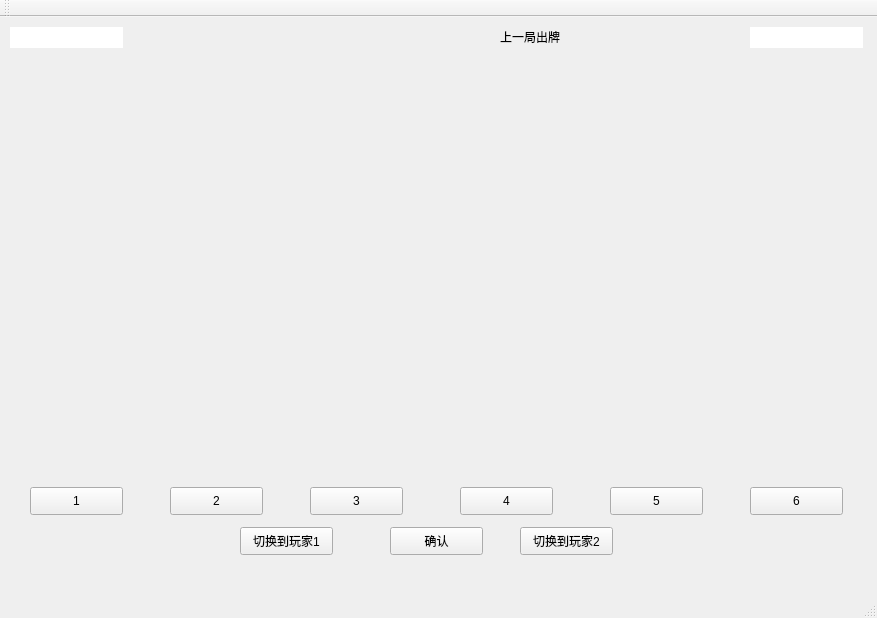
<?xml version="1.0" encoding="UTF-8"?>
<ui version="4.0">
 <class>MainWindow</class>
 <widget class="QMainWindow" name="MainWindow">
  <property name="geometry">
   <rect>
    <x>0</x>
    <y>0</y>
    <width>877</width>
    <height>618</height>
   </rect>
  </property>
  <property name="windowTitle">
   <string>Arcomage</string>
  </property>
  <property name="autoFillBackground">
   <bool>false</bool>
  </property>
  <widget class="QWidget" name="centralWidget">
   <widget class="QLineEdit" name="plr1">
    <property name="geometry">
     <rect>
      <x>10</x>
      <y>10</y>
      <width>113</width>
      <height>21</height>
     </rect>
    </property>
    <property name="frame">
     <bool>false</bool>
    </property>
    <property name="readOnly">
     <bool>true</bool>
    </property>
   </widget>
   <widget class="QLineEdit" name="plr2">
    <property name="geometry">
     <rect>
      <x>750</x>
      <y>10</y>
      <width>113</width>
      <height>21</height>
     </rect>
    </property>
    <property name="frame">
     <bool>false</bool>
    </property>
    <property name="readOnly">
     <bool>true</bool>
    </property>
   </widget>
   <widget class="QLabel" name="rs1">
    <property name="geometry">
     <rect>
      <x>10</x>
      <y>40</y>
      <width>111</width>
      <height>261</height>
     </rect>
    </property>
    <property name="text">
     <string/>
    </property>
    <property name="pixmap">
     <pixmap>1_files/Resource.bmp</pixmap>
    </property>
    <property name="scaledContents">
     <bool>true</bool>
    </property>
   </widget>
   <widget class="QLabel" name="rs2">
    <property name="geometry">
     <rect>
      <x>750</x>
      <y>40</y>
      <width>111</width>
      <height>251</height>
     </rect>
    </property>
    <property name="text">
     <string/>
    </property>
    <property name="pixmap">
     <pixmap>1_files/Resource.bmp</pixmap>
    </property>
    <property name="scaledContents">
     <bool>true</bool>
    </property>
   </widget>
   <widget class="QLabel" name="p1b">
    <property name="geometry">
     <rect>
      <x>30</x>
      <y>100</y>
      <width>72</width>
      <height>31</height>
     </rect>
    </property>
    <property name="font">
     <font>
      <family>Bauhaus 93</family>
      <pointsize>14</pointsize>
     </font>
    </property>
    <property name="text">
     <string/>
    </property>
   </widget>
   <widget class="QLabel" name="card1">
    <property name="geometry">
     <rect>
      <x>30</x>
      <y>330</y>
      <width>101</width>
      <height>131</height>
     </rect>
    </property>
    <property name="text">
     <string/>
    </property>
    <property name="pixmap">
     <pixmap>1_files/Card0_00.bmp</pixmap>
    </property>
   </widget>
   <widget class="QLabel" name="card2">
    <property name="geometry">
     <rect>
      <x>170</x>
      <y>330</y>
      <width>101</width>
      <height>131</height>
     </rect>
    </property>
    <property name="text">
     <string/>
    </property>
    <property name="pixmap">
     <pixmap>1_files/Card0_01.bmp</pixmap>
    </property>
   </widget>
   <widget class="QLabel" name="card3">
    <property name="geometry">
     <rect>
      <x>310</x>
      <y>330</y>
      <width>101</width>
      <height>131</height>
     </rect>
    </property>
    <property name="text">
     <string/>
    </property>
    <property name="pixmap">
     <pixmap>1_files/Card0_02.bmp</pixmap>
    </property>
   </widget>
   <widget class="QLabel" name="card4">
    <property name="geometry">
     <rect>
      <x>460</x>
      <y>330</y>
      <width>101</width>
      <height>131</height>
     </rect>
    </property>
    <property name="text">
     <string/>
    </property>
    <property name="pixmap">
     <pixmap>1_files/Card0_03.bmp</pixmap>
    </property>
   </widget>
   <widget class="QLabel" name="card5">
    <property name="geometry">
     <rect>
      <x>610</x>
      <y>330</y>
      <width>101</width>
      <height>131</height>
     </rect>
    </property>
    <property name="text">
     <string/>
    </property>
    <property name="pixmap">
     <pixmap>1_files/Card0_04.bmp</pixmap>
    </property>
   </widget>
   <widget class="QLabel" name="card6">
    <property name="geometry">
     <rect>
      <x>750</x>
      <y>330</y>
      <width>101</width>
      <height>131</height>
     </rect>
    </property>
    <property name="text">
     <string/>
    </property>
    <property name="pixmap">
     <pixmap>1_files/Card0_05.bmp</pixmap>
    </property>
   </widget>
   <widget class="QLabel" name="cardlast">
    <property name="geometry">
     <rect>
      <x>490</x>
      <y>30</y>
      <width>101</width>
      <height>131</height>
     </rect>
    </property>
    <property name="text">
     <string/>
    </property>
    <property name="pixmap">
     <pixmap>1_files/Card1_00.bmp</pixmap>
    </property>
   </widget>
   <widget class="QLabel" name="p1s">
    <property name="geometry">
     <rect>
      <x>30</x>
      <y>180</y>
      <width>72</width>
      <height>41</height>
     </rect>
    </property>
    <property name="font">
     <font>
      <family>Bauhaus 93</family>
      <pointsize>14</pointsize>
     </font>
    </property>
    <property name="text">
     <string/>
    </property>
   </widget>
   <widget class="QLabel" name="p1m">
    <property name="geometry">
     <rect>
      <x>30</x>
      <y>280</y>
      <width>72</width>
      <height>21</height>
     </rect>
    </property>
    <property name="font">
     <font>
      <family>Bauhaus 93</family>
      <pointsize>14</pointsize>
     </font>
    </property>
    <property name="text">
     <string/>
    </property>
   </widget>
   <widget class="QLabel" name="p2b">
    <property name="geometry">
     <rect>
      <x>770</x>
      <y>90</y>
      <width>72</width>
      <height>41</height>
     </rect>
    </property>
    <property name="font">
     <font>
      <family>Bauhaus 93</family>
      <pointsize>14</pointsize>
     </font>
    </property>
    <property name="text">
     <string/>
    </property>
   </widget>
   <widget class="QLabel" name="p2s">
    <property name="geometry">
     <rect>
      <x>770</x>
      <y>190</y>
      <width>72</width>
      <height>15</height>
     </rect>
    </property>
    <property name="font">
     <font>
      <family>Bauhaus 93</family>
      <pointsize>14</pointsize>
     </font>
    </property>
    <property name="text">
     <string/>
    </property>
   </widget>
   <widget class="QLabel" name="p2m">
    <property name="geometry">
     <rect>
      <x>770</x>
      <y>270</y>
      <width>72</width>
      <height>15</height>
     </rect>
    </property>
    <property name="font">
     <font>
      <family>Bauhaus 93</family>
      <pointsize>14</pointsize>
     </font>
    </property>
    <property name="text">
     <string/>
    </property>
   </widget>
   <widget class="QLabel" name="tower1">
    <property name="geometry">
     <rect>
      <x>170</x>
      <y>170</y>
      <width>51</width>
      <height>131</height>
     </rect>
    </property>
    <property name="text">
     <string/>
    </property>
    <property name="pixmap">
     <pixmap>1_files/Tower.bmp</pixmap>
    </property>
    <property name="scaledContents">
     <bool>true</bool>
    </property>
   </widget>
   <widget class="QLabel" name="tower2">
    <property name="geometry">
     <rect>
      <x>651</x>
      <y>160</y>
      <width>51</width>
      <height>141</height>
     </rect>
    </property>
    <property name="text">
     <string/>
    </property>
    <property name="pixmap">
     <pixmap>1_files/Tower.bmp</pixmap>
    </property>
    <property name="scaledContents">
     <bool>true</bool>
    </property>
   </widget>
   <widget class="QLabel" name="w1">
    <property name="geometry">
     <rect>
      <x>250</x>
      <y>220</y>
      <width>41</width>
      <height>81</height>
     </rect>
    </property>
    <property name="text">
     <string/>
    </property>
    <property name="pixmap">
     <pixmap>1_files/Wall.png</pixmap>
    </property>
    <property name="scaledContents">
     <bool>true</bool>
    </property>
   </widget>
   <widget class="QLabel" name="w2">
    <property name="geometry">
     <rect>
      <x>581</x>
      <y>220</y>
      <width>41</width>
      <height>81</height>
     </rect>
    </property>
    <property name="text">
     <string/>
    </property>
    <property name="pixmap">
     <pixmap>1_files/Wall.png</pixmap>
    </property>
    <property name="scaledContents">
     <bool>true</bool>
    </property>
   </widget>
   <widget class="QLabel" name="p1t">
    <property name="geometry">
     <rect>
      <x>180</x>
      <y>300</y>
      <width>51</width>
      <height>21</height>
     </rect>
    </property>
    <property name="font">
     <font>
      <family>Franklin Gothic Medium Cond</family>
      <pointsize>16</pointsize>
     </font>
    </property>
    <property name="text">
     <string/>
    </property>
   </widget>
   <widget class="QLabel" name="p2t">
    <property name="geometry">
     <rect>
      <x>660</x>
      <y>300</y>
      <width>81</width>
      <height>21</height>
     </rect>
    </property>
    <property name="font">
     <font>
      <family>Franklin Gothic Medium Cond</family>
      <pointsize>16</pointsize>
     </font>
    </property>
    <property name="text">
     <string/>
    </property>
   </widget>
   <widget class="QLabel" name="p1w">
    <property name="geometry">
     <rect>
      <x>250</x>
      <y>300</y>
      <width>81</width>
      <height>21</height>
     </rect>
    </property>
    <property name="font">
     <font>
      <family>Franklin Gothic Medium Cond</family>
      <pointsize>16</pointsize>
     </font>
    </property>
    <property name="text">
     <string/>
    </property>
   </widget>
   <widget class="QLabel" name="p2w">
    <property name="geometry">
     <rect>
      <x>580</x>
      <y>300</y>
      <width>81</width>
      <height>21</height>
     </rect>
    </property>
    <property name="font">
     <font>
      <family>Franklin Gothic Medium Cond</family>
      <pointsize>16</pointsize>
     </font>
    </property>
    <property name="text">
     <string/>
    </property>
   </widget>
   <widget class="QLabel" name="p1ib">
    <property name="geometry">
     <rect>
      <x>20</x>
      <y>50</y>
      <width>101</width>
      <height>61</height>
     </rect>
    </property>
    <property name="font">
     <font>
      <family>Agency FB</family>
      <pointsize>18</pointsize>
      <weight>75</weight>
      <bold>true</bold>
     </font>
    </property>
    <property name="text">
     <string/>
    </property>
   </widget>
   <widget class="QLabel" name="p2im">
    <property name="geometry">
     <rect>
      <x>760</x>
      <y>200</y>
      <width>101</width>
      <height>71</height>
     </rect>
    </property>
    <property name="font">
     <font>
      <family>Agency FB</family>
      <pointsize>18</pointsize>
      <weight>75</weight>
      <bold>true</bold>
     </font>
    </property>
    <property name="text">
     <string/>
    </property>
   </widget>
   <widget class="QLabel" name="p2is">
    <property name="geometry">
     <rect>
      <x>760</x>
      <y>130</y>
      <width>101</width>
      <height>51</height>
     </rect>
    </property>
    <property name="font">
     <font>
      <family>Agency FB</family>
      <pointsize>18</pointsize>
      <weight>75</weight>
      <bold>true</bold>
     </font>
    </property>
    <property name="text">
     <string/>
    </property>
   </widget>
   <widget class="QLabel" name="p1is">
    <property name="geometry">
     <rect>
      <x>20</x>
      <y>140</y>
      <width>101</width>
      <height>51</height>
     </rect>
    </property>
    <property name="font">
     <font>
      <family>Agency FB</family>
      <pointsize>18</pointsize>
      <weight>75</weight>
      <bold>true</bold>
     </font>
    </property>
    <property name="text">
     <string/>
    </property>
   </widget>
   <widget class="QLabel" name="p2ib">
    <property name="geometry">
     <rect>
      <x>760</x>
      <y>40</y>
      <width>101</width>
      <height>61</height>
     </rect>
    </property>
    <property name="font">
     <font>
      <family>Agency FB</family>
      <pointsize>18</pointsize>
      <weight>75</weight>
      <bold>true</bold>
     </font>
    </property>
    <property name="text">
     <string/>
    </property>
   </widget>
   <widget class="QLabel" name="tt1">
    <property name="geometry">
     <rect>
      <x>160</x>
      <y>80</y>
      <width>72</width>
      <height>91</height>
     </rect>
    </property>
    <property name="text">
     <string/>
    </property>
    <property name="pixmap">
     <pixmap>1_files/TowerTop0.png</pixmap>
    </property>
    <property name="scaledContents">
     <bool>true</bool>
    </property>
   </widget>
   <widget class="QLabel" name="tt2">
    <property name="geometry">
     <rect>
      <x>640</x>
      <y>80</y>
      <width>72</width>
      <height>91</height>
     </rect>
    </property>
    <property name="text">
     <string/>
    </property>
    <property name="pixmap">
     <pixmap>1_files/TowerTop1.png</pixmap>
    </property>
    <property name="scaledContents">
     <bool>true</bool>
    </property>
   </widget>
   <widget class="QPushButton" name="pb2">
    <property name="geometry">
     <rect>
      <x>170</x>
      <y>470</y>
      <width>93</width>
      <height>28</height>
     </rect>
    </property>
    <property name="text">
     <string>2</string>
    </property>
   </widget>
   <widget class="QPushButton" name="pb3">
    <property name="geometry">
     <rect>
      <x>310</x>
      <y>470</y>
      <width>93</width>
      <height>28</height>
     </rect>
    </property>
    <property name="text">
     <string>3</string>
    </property>
   </widget>
   <widget class="QPushButton" name="pb4">
    <property name="geometry">
     <rect>
      <x>460</x>
      <y>470</y>
      <width>93</width>
      <height>28</height>
     </rect>
    </property>
    <property name="text">
     <string>4</string>
    </property>
   </widget>
   <widget class="QPushButton" name="pb5">
    <property name="geometry">
     <rect>
      <x>610</x>
      <y>470</y>
      <width>93</width>
      <height>28</height>
     </rect>
    </property>
    <property name="text">
     <string>5</string>
    </property>
   </widget>
   <widget class="QPushButton" name="pb6">
    <property name="geometry">
     <rect>
      <x>750</x>
      <y>470</y>
      <width>93</width>
      <height>28</height>
     </rect>
    </property>
    <property name="text">
     <string>6</string>
    </property>
   </widget>
   <widget class="QPushButton" name="pb1">
    <property name="geometry">
     <rect>
      <x>30</x>
      <y>470</y>
      <width>93</width>
      <height>28</height>
     </rect>
    </property>
    <property name="text">
     <string>1</string>
    </property>
   </widget>
   <widget class="QPushButton" name="y">
    <property name="geometry">
     <rect>
      <x>390</x>
      <y>510</y>
      <width>93</width>
      <height>28</height>
     </rect>
    </property>
    <property name="text">
     <string>确认</string>
    </property>
   </widget>
   <widget class="QPushButton" name="z">
    <property name="geometry">
     <rect>
      <x>520</x>
      <y>510</y>
      <width>93</width>
      <height>28</height>
     </rect>
    </property>
    <property name="text">
     <string>切换到玩家2</string>
    </property>
   </widget>
   <widget class="QLabel" name="p1im">
    <property name="geometry">
     <rect>
      <x>20</x>
      <y>230</y>
      <width>101</width>
      <height>51</height>
     </rect>
    </property>
    <property name="font">
     <font>
      <family>Agency FB</family>
      <pointsize>18</pointsize>
      <weight>75</weight>
      <bold>true</bold>
     </font>
    </property>
    <property name="text">
     <string/>
    </property>
   </widget>
   <widget class="QLabel" name="label">
    <property name="geometry">
     <rect>
      <x>500</x>
      <y>10</y>
      <width>81</width>
      <height>20</height>
     </rect>
    </property>
    <property name="text">
     <string>上一局出牌</string>
    </property>
   </widget>
   <widget class="QLabel" name="label_2">
    <property name="geometry">
     <rect>
      <x>0</x>
      <y>0</y>
      <width>881</width>
      <height>591</height>
     </rect>
    </property>
    <property name="text">
     <string/>
    </property>
    <property name="pixmap">
     <pixmap>1_files/background.jpg</pixmap>
    </property>
    <property name="scaledContents">
     <bool>true</bool>
    </property>
   </widget>
   <widget class="QLabel" name="end">
    <property name="geometry">
     <rect>
      <x>330</x>
      <y>200</y>
      <width>211</width>
      <height>101</height>
     </rect>
    </property>
    <property name="font">
     <font>
      <family>Adobe Arabic</family>
      <pointsize>24</pointsize>
      <weight>50</weight>
      <italic>false</italic>
      <bold>false</bold>
     </font>
    </property>
    <property name="text">
     <string/>
    </property>
    <property name="scaledContents">
     <bool>true</bool>
    </property>
   </widget>
   <widget class="QPushButton" name="qh1">
    <property name="geometry">
     <rect>
      <x>240</x>
      <y>510</y>
      <width>93</width>
      <height>28</height>
     </rect>
    </property>
    <property name="text">
     <string>切换到玩家1</string>
    </property>
   </widget>
   <widget class="QLabel" name="round">
    <property name="geometry">
     <rect>
      <x>390</x>
      <y>30</y>
      <width>72</width>
      <height>15</height>
     </rect>
    </property>
    <property name="text">
     <string/>
    </property>
   </widget>
   <zorder>label_2</zorder>
   <zorder>plr1</zorder>
   <zorder>plr2</zorder>
   <zorder>rs1</zorder>
   <zorder>rs2</zorder>
   <zorder>p1b</zorder>
   <zorder>card1</zorder>
   <zorder>card2</zorder>
   <zorder>card3</zorder>
   <zorder>card4</zorder>
   <zorder>card5</zorder>
   <zorder>card6</zorder>
   <zorder>cardlast</zorder>
   <zorder>p1s</zorder>
   <zorder>p1m</zorder>
   <zorder>p2b</zorder>
   <zorder>p2s</zorder>
   <zorder>p2m</zorder>
   <zorder>tower2</zorder>
   <zorder>tower1</zorder>
   <zorder>w1</zorder>
   <zorder>w2</zorder>
   <zorder>p1t</zorder>
   <zorder>p2t</zorder>
   <zorder>p1w</zorder>
   <zorder>p2w</zorder>
   <zorder>p1ib</zorder>
   <zorder>p2im</zorder>
   <zorder>p2is</zorder>
   <zorder>p1is</zorder>
   <zorder>p2ib</zorder>
   <zorder>tt1</zorder>
   <zorder>tt2</zorder>
   <zorder>pb2</zorder>
   <zorder>pb3</zorder>
   <zorder>pb4</zorder>
   <zorder>pb5</zorder>
   <zorder>pb6</zorder>
   <zorder>pb1</zorder>
   <zorder>y</zorder>
   <zorder>z</zorder>
   <zorder>p1im</zorder>
   <zorder>label</zorder>
   <zorder>qh1</zorder>
   <zorder>end</zorder>
   <zorder>round</zorder>
  </widget>
  <widget class="QMenuBar" name="menuBar">
   <property name="geometry">
    <rect>
     <x>0</x>
     <y>0</y>
     <width>877</width>
     <height>26</height>
    </rect>
   </property>
  </widget>
  <widget class="QToolBar" name="mainToolBar">
   <attribute name="toolBarArea">
    <enum>TopToolBarArea</enum>
   </attribute>
   <attribute name="toolBarBreak">
    <bool>false</bool>
   </attribute>
  </widget>
  <widget class="QStatusBar" name="statusBar"/>
 </widget>
 <layoutdefault spacing="6" margin="11"/>
 <resources/>
 <connections/>
</ui>
